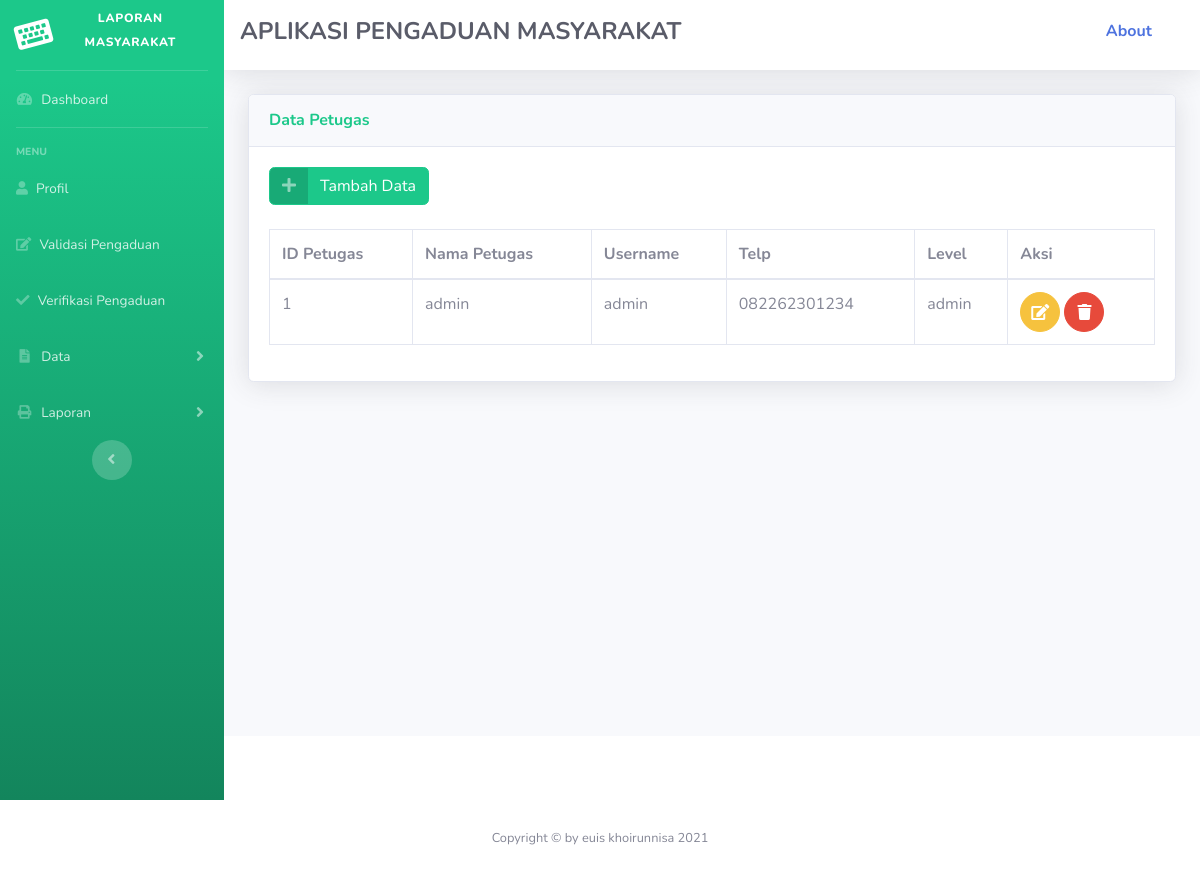
/admin/admin.php?url=lihat_petugas (signed in), run on an earlier commit of the app's database.
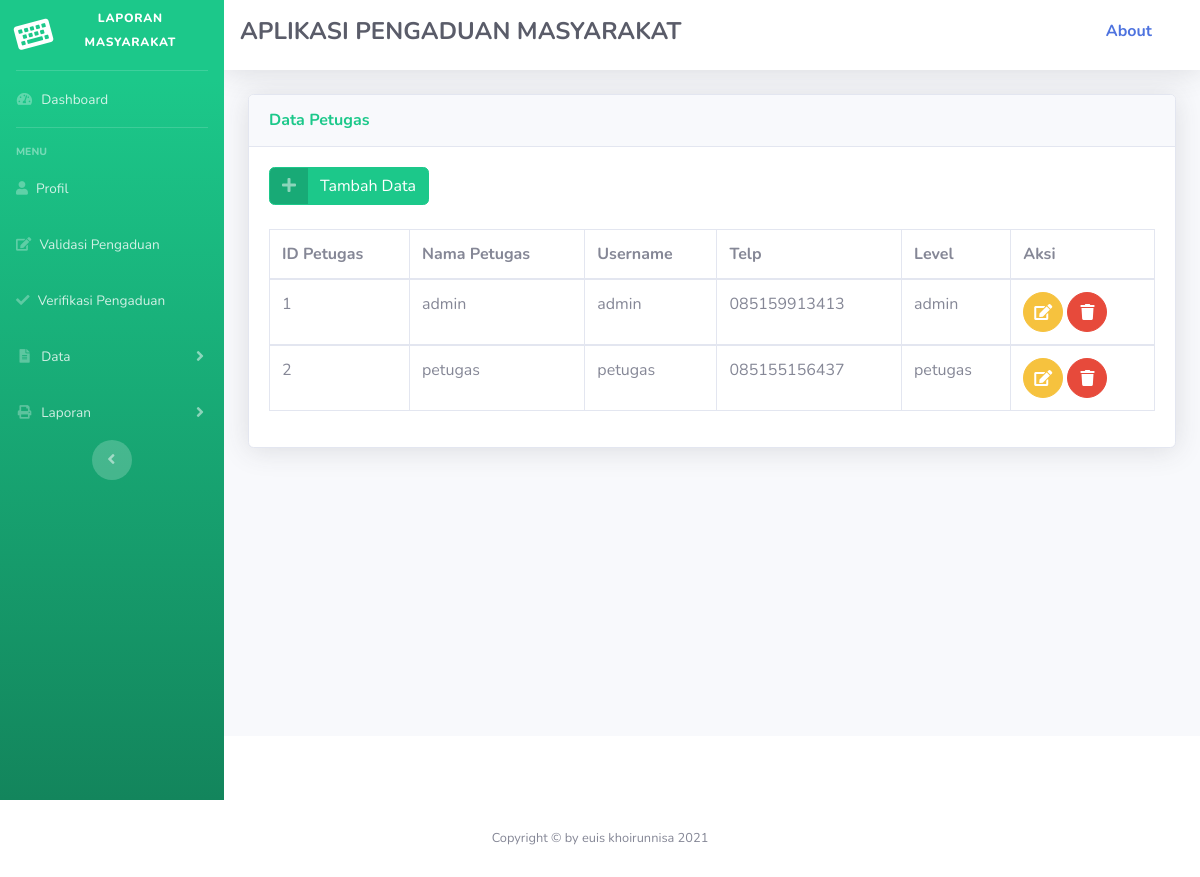
And on a later commit of the database.
### tables this page shows
CREATE TABLE `petugas` (
  `id_petugas` int(11) NOT NULL,
  `nama_petugas` varchar(35) NOT NULL,
  `username` varchar(25) NOT NULL,
  `password` varchar(32) NOT NULL,
  `telp` varchar(12) NOT NULL,
  `level` enum('admin','petugas','','') NOT NULL
);

### admin/lihat_petugas.php (the view, shortened to what this page needs)
        <div class="card shadow mb-4">
          <div class="card-header py-3">
            <h6 class="m-0 font-weight-bold text-success">Data Petugas</h6>
          </div>
          <div class="card-body">
          <a href="admin.php?url=tambah_petugas" class="btn btn-success btn-icon-split">
                  <span class="icon text-white-50">
                    <i class="fas fa-plus"></i>
                  </span>
                  <span class="text">Tambah Data</span>
                </a><br><br>
            <div class="table-responsive">
              <table class="table table-bordered" id="dataTable" width="100%" cellspacing="0">
                <thead>
                  <tr>
                    <th>ID Petugas</th>
                    <th>Nama Petugas</th>
                    <th>Username</th>
                    <th>Telp</th>
                    <th>Level</th>
                    <th>Aksi</th>
                  </tr>
                </thead>
                <?php
                require '../koneksi.php';
                $sqli=mysqli_query($konek, "select * from petugas");
                while ($data=mysqli_fetch_array($sqli)) {
                ?>
                <tbody>
                  <tr>
                      <td><?php echo $data['id_petugas']; ?></td>
                      <td><?php echo $data['nama_petugas']; ?></td>
                      <td><?php echo $data['username']; ?></td>
                      <td><?php echo $data['telp']; ?></td>
                      <td><?php echo $data['level']; ?></td>
                    <td>
                  <a href="admin.php?url=edit_petugas&id=<?php echo $data['id_petugas']; ?>"
                  class="btn btn-warning btn-circle">
                      <i class="fa fa-edit"></i>
                  </a>
                  <a href="delete_petugas.php?id=<?php echo $data['id_petugas']; ?>"
                  class="btn btn-danger btn-circle" onclick="return confirm('Yakin akan dihapus?')">
                      <i class="fa fa-trash"></i>
                  </a>
                    </td>
                  </tr>
                </tbody>
                <?php } ?>
              </table>
            </div>
          </div>
        </div>
      </div>
    </div>
    <footer class="sticky-footer bg-white">
    </footer>
  </div>
</div>

What changed in the data, as far as the page shows it:
changed petugas "admin": telp "082262301234" → "085159913413"
added petugas: id_petugas "2", nama_petugas "petugas", username "petugas", telp "085155156437", level "petugas"
